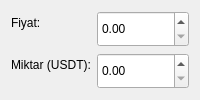
          <widget class="QWidget" name="tabLimit">
           <attribute name="title">
            <string>Limit</string>
           </attribute>
           <layout class="QVBoxLayout" name="verticalLayout_limit">
            <item>
             <layout class="QFormLayout" name="formLayout_limit">
              <item row="0" column="0">
               <widget class="QLabel" name="lblLimitPrice">
                <property name="text">
                 <string>Fiyat:</string>
                </property>
               </widget>
              </item>
              <item row="0" column="1">
               <widget class="QDoubleSpinBox" name="spinLimitPrice">
                <property name="minimumSize">
                 <size>
                  <width>0</width>
                  <height>36</height>
                 </size>
                </property>
                <property name="decimals">
                 <number>2</number>
                </property>
                <property name="maximum">
                 <double>999999999.990000009536743</double>
                </property>
               </widget>
              </item>
              <item row="1" column="0">
               <widget class="QLabel" name="lblLimitAmount">
                <property name="text">
                 <string>Miktar (USDT):</string>
                </property>
               </widget>
              </item>
              <item row="1" column="1">
               <widget class="QDoubleSpinBox" name="spinLimitAmount">
                <property name="minimumSize">
                 <size>
                  <width>0</width>
                  <height>36</height>
                 </size>
                </property>
                <property name="decimals">
                 <number>2</number>
                </property>
                <property name="maximum">
                 <double>999999999.990000009536743</double>
                </property>
               </widget>
              </item>
             </layout>
            </item>
           </layout>
          </widget>
